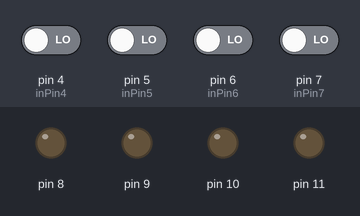
The sketch below on a simulated Arduino Uno, built with avr-gcc and run on an emulated ATmega328P. On the bench: output pins drawn as LEDs (lit = HIGH). The inputs (shaded band) are chosen by the test bench; at power-on: pin 4 (inPin4), pin 5 (inPin5), pin 6 (inPin6), pin 7 (inPin7) LOW.

Above: at 1.2 s.
1.3 s: pin 4 (inPin4) driven HIGH
At 1.9 s:
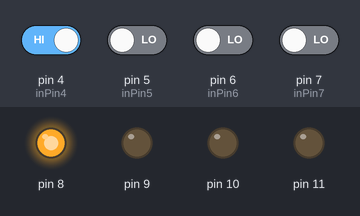
2.8 s: pin 5 (inPin5) driven HIGH
At 4.0 s:
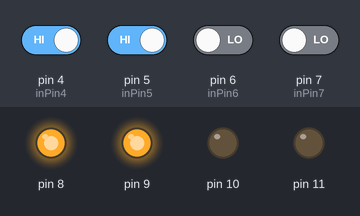
4.3 s: pin 6 (inPin6) driven HIGH
At 5.3 s:
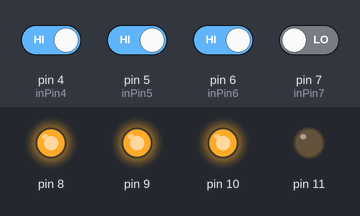
5.8 s: pin 7 (inPin7) driven HIGH
At 6.5 s:
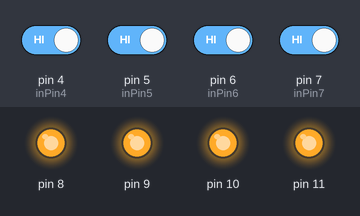
7.3 s: pin 4 (inPin4) driven LOW
At 7.6 s:
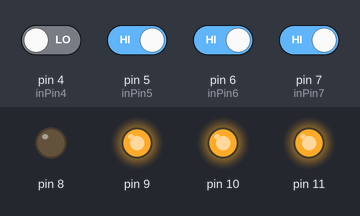
8.8 s: pin 5 (inPin5) driven LOW
At 10.0 s:
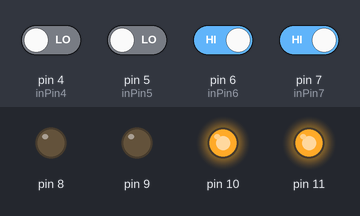
Timing chart, 0 to 11.3 s (numbered marks = the images above; inputs shaded):
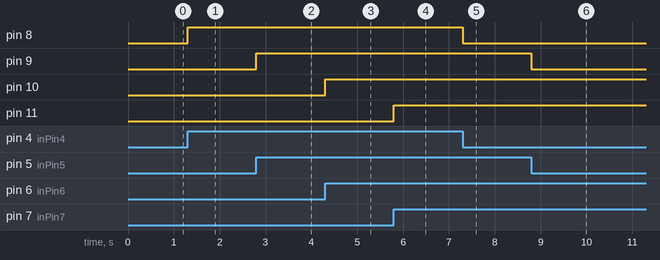

The sketch:

SimoneTest.ino
```cpp
// (licence header left out)
//test stuff
int inPin7 = 7;
int inPin6 = 6;
int inPin5 = 5;
int inPin4 = 4;
int val7 = 0;
int val6 = 0;
int val5 = 0;
int val4 = 0;

void setup() {

  //pinout initializations
  pinMode(inPin7, INPUT);
  pinMode(inPin6, INPUT);
  pinMode(inPin5, INPUT);
  pinMode(inPin4, INPUT);

  pinMode(11, OUTPUT);
  digitalWrite(11, LOW);
  pinMode(10, OUTPUT);
  digitalWrite(10, LOW);
  pinMode(9, OUTPUT);
  digitalWrite(9, LOW);
  pinMode(8, OUTPUT);
  digitalWrite(8, LOW);

}

void loop() {

  val7 = digitalRead(inPin7);
  if (val7 == HIGH) {
    digitalWrite(11, HIGH);
  } else {
    digitalWrite(11, LOW);
  }

  val6 = digitalRead(inPin6);
  if (val6 == HIGH) {
    digitalWrite(10, HIGH);
  } else {
    digitalWrite(10, LOW);
  }

  val5 = digitalRead(inPin5);
  if (val5 == HIGH) {
    digitalWrite(9, HIGH);
  } else {
    digitalWrite(9, LOW);
  }

  val4 = digitalRead(inPin4);
  if (val4 == HIGH) {
    digitalWrite(8, HIGH);
  } else {
    digitalWrite(8, LOW);
  }

}
```

Measured:
- after the input at 1.3 s, pin 8: LOW → HIGH at once
- after the input at 2.8 s, pin 9: LOW → HIGH at once
- after the input at 4.3 s, pin 10: LOW → HIGH at once
- after the input at 5.8 s, pin 11: LOW → HIGH at once
- after the input at 7.3 s, pin 8: HIGH → LOW at once
- after the input at 8.8 s, pin 9: HIGH → LOW at once
